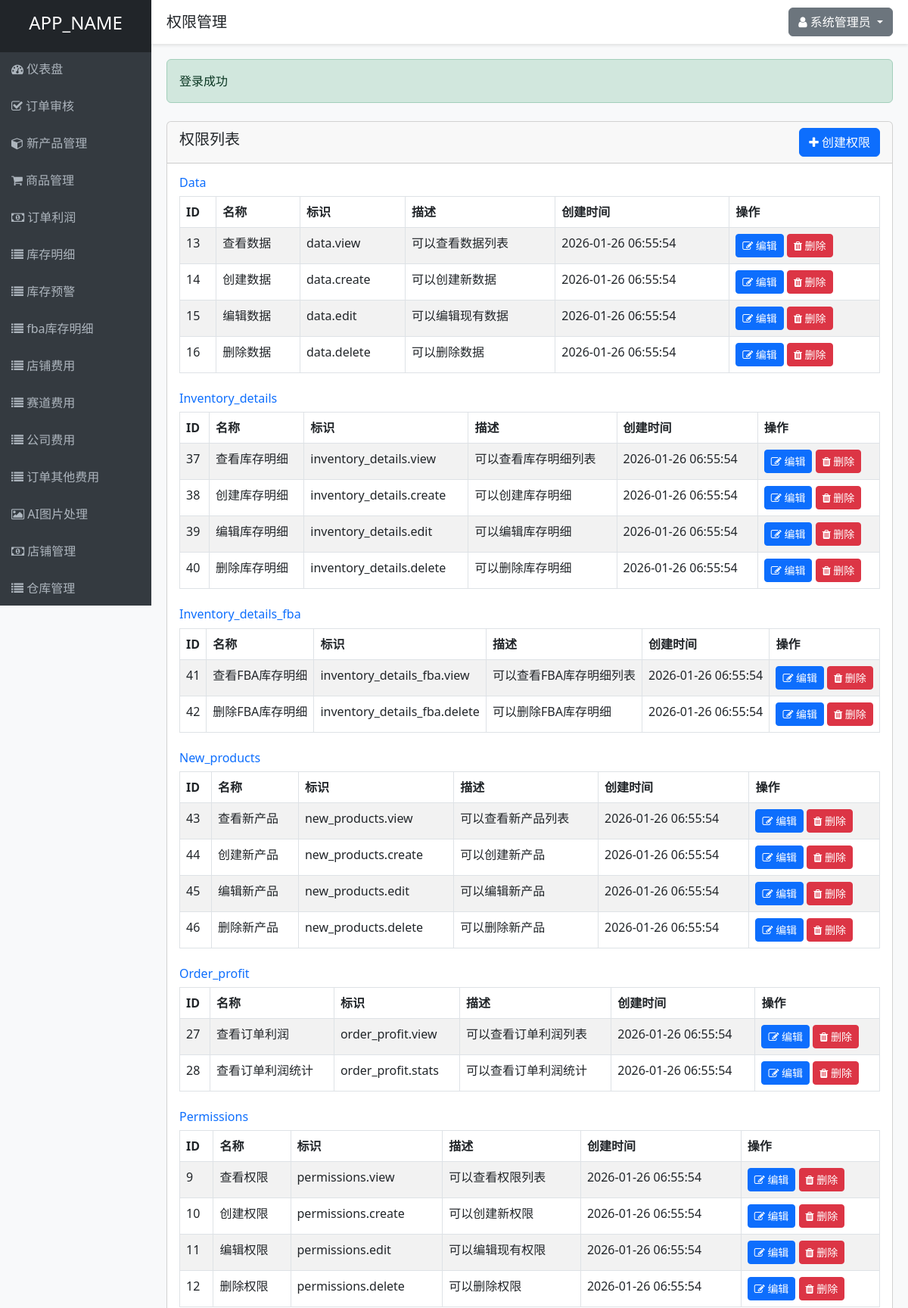
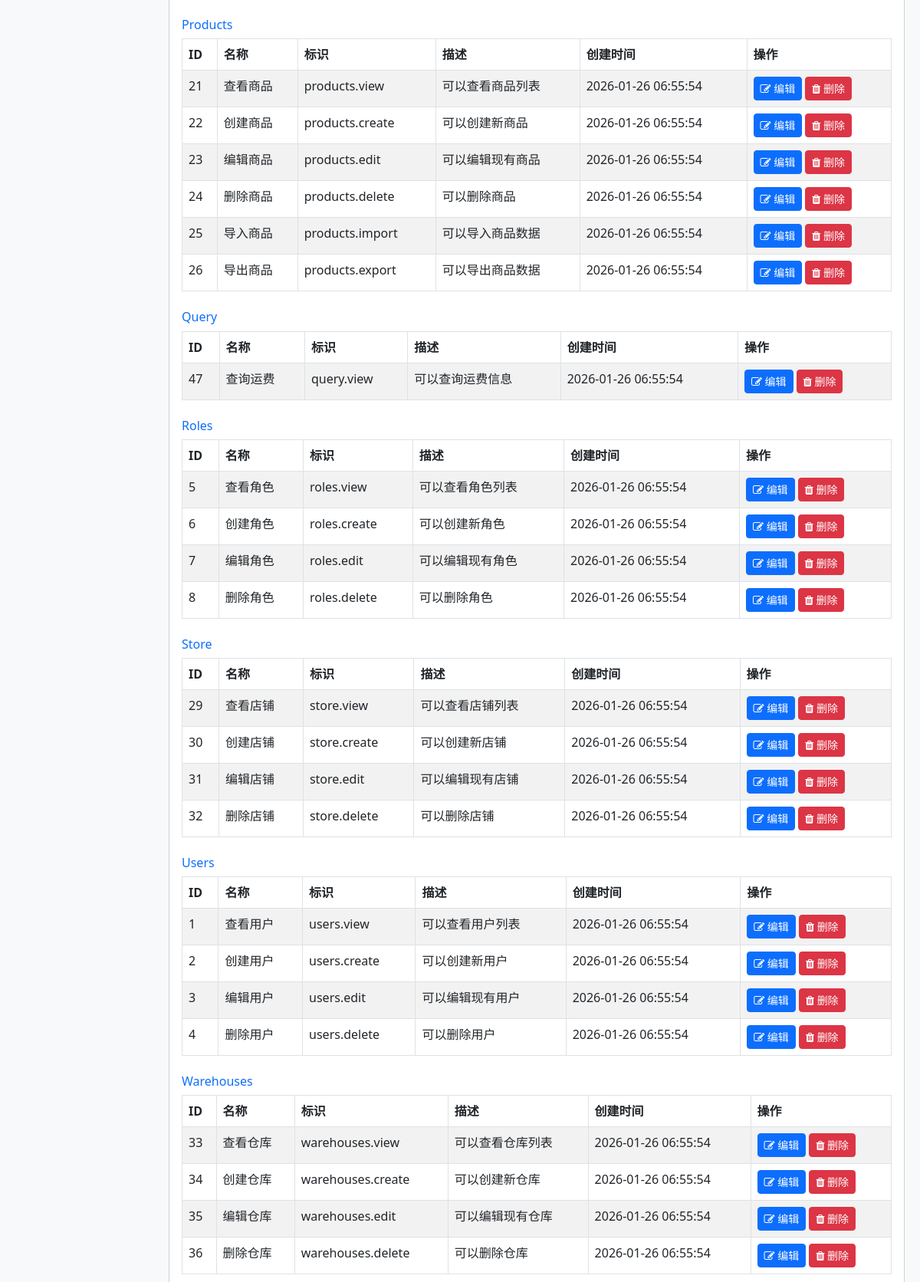
Page /permissions.php (signed in, upper part) on the committed database (2 pictures, top to bottom).
### tables this page shows
CREATE TABLE IF NOT EXISTS permissions (
    id INT AUTO_INCREMENT PRIMARY KEY,
    name VARCHAR(50) NOT NULL UNIQUE,
    slug VARCHAR(50) NOT NULL UNIQUE,
    description TEXT,
    module VARCHAR(50) NOT NULL,
    created_at TIMESTAMP DEFAULT CURRENT_TIMESTAMP,
    updated_at TIMESTAMP DEFAULT CURRENT_TIMESTAMP ON UPDATE CURRENT_TIMESTAMP
);

### controllers/PermissionController.php (called while the page is built, shortened)
<?php
require_once ADMIN_PANEL_DIR . '/models/Permission.php';
require_once ADMIN_PANEL_DIR . '/helpers/functions.php';
class PermissionController {
    private $permissionModel;
    public function __construct() {
        $this->permissionModel = new Permission();
    }
    public function index() {
        $permissions = $this->permissionModel->getAllByModule();
        include VIEWS_DIR . '/layouts/header.php';
        include VIEWS_DIR . '/permissions/index.php';
        include VIEWS_DIR . '/layouts/footer.php';
    }
}
?>

### helpers/functions.php (called while the page is built, shortened)
<?php
function isLoggedIn() {
    return isset($_SESSION['user_id']);
}
function getCurrentUserId() {
    return $_SESSION['user_id'] ?? null;
}
function hasPermission($permissionSlug) {
    require_once ADMIN_PANEL_DIR . '/models/Permission.php';
    $permissionModel = new Permission();
    return $permissionModel->checkUserPermission(getCurrentUserId(), $permissionSlug);
}
?>

### includes/database.php (called while the page is built, shortened)
<?php
class Database {
    private static $instance = null;
    private $conn;
    private function __construct() {
        try {
            $this->conn = new PDO(
                "mysql:host=" . DB_HOST . ";dbname=" . DB_NAME . ";charset=utf8",
                DB_USER,
                DB_PASS,
                [
                    PDO::ATTR_ERRMODE => PDO::ERRMODE_EXCEPTION,
                    PDO::ATTR_DEFAULT_FETCH_MODE => PDO::FETCH_ASSOC,
                    PDO::ATTR_EMULATE_PREPARES => false
                ]
            );
        } catch(PDOException $e) {
            die("数据库连接失败: " . $e->getMessage());
        }
    }
    public static function getInstance() {
        if(self::$instance === null) {
            self::$instance = new Database();
        }
        return self::$instance;
    }
    public function query($sql, $params = []) {
        $stmt = $this->conn->prepare($sql);
        $stmt->execute($params);
        return $stmt;
    }
}
?>

### models/Permission.php (called while the page is built, shortened)
<?php
require_once ADMIN_PANEL_DIR . '/includes/database.php';
class Permission {
    private $db;
    public function __construct() {
        $this->db = Database::getInstance();
    }
    public function getAll() {
        $sql = "SELECT * FROM permissions ORDER BY module, id";
        $stmt = $this->db->query($sql);
        return $stmt->fetchAll();
    }
    public function getAllByModule() {
        $permissions = $this->getAll();
        $grouped = [];
        foreach ($permissions as $permission) {
            $module = $permission['module'];
            if (!isset($grouped[$module])) {
                $grouped[$module] = [];
            }
            $grouped[$module][] = $permission;
        }
        return $grouped;
    }
    public function checkUserPermission($userId, $permissionSlug) {
        $sql = "SELECT COUNT(*) as count FROM permissions p
                JOIN role_permissions rp ON p.id = rp.permission_id
                JOIN user_roles ur ON rp.role_id = ur.role_id
                WHERE ur.user_id = ? AND p.slug = ?";
        $stmt = $this->db->query($sql, [$userId, $permissionSlug]);
        $result = $stmt->fetch();
        return $result['count'] > 0;
    }
}
?>

### views/permissions/index.php (the view)
<div class="row mt-4">
    <div class="col-md-12">
        <div class="card">
            <div class="card-header d-flex justify-content-between align-items-center">
                <h5>权限列表</h5>
                <?php if (hasPermission('permissions.create')): ?>
                    <a href="<?php echo ADMIN_PANEL_URL; ?>/permissions.php?action=create" class="btn btn-primary">
                        <i class="fa fa-plus"></i> 创建权限
                    </a>
                <?php endif; ?>
            </div>
            <div class="card-body">
                <?php foreach ($permissions as $module => $modulePermissions): ?>
                    <div class="mb-4">
                        <h6 class="text-primary"><?php echo ucfirst($module); ?></h6>
                        <table class="table table-bordered table-striped">
                            <thead>
                                <tr>
                                    <th>ID</th>
                                    <th>名称</th>
                                    <th>标识</th>
                                    <th>描述</th>
                                    <th>创建时间</th>
                                    <th>操作</th>
                                </tr>
                            </thead>
                            <tbody>
                                <?php foreach ($modulePermissions as $permission): ?>
                                    <tr>
                                        <td><?php echo $permission['id']; ?></td>
                                        <td><?php echo $permission['name']; ?></td>
                                        <td><?php echo $permission['slug']; ?></td>
                                        <td><?php echo $permission['description']; ?></td>
                                        <td><?php echo $permission['created_at']; ?></td>
                                        <td>
                                            <?php if (hasPermission('permissions.edit')): ?>
                                                <a href="<?php echo ADMIN_PANEL_URL; ?>/permissions.php?action=edit&id=<?php echo $permission['id']; ?>" class="btn btn-sm btn-primary">
                                                    <i class="fa fa-edit"></i> 编辑
                                                </a>
                                            <?php endif; ?>
                                            <?php if (hasPermission('permissions.delete')): ?>
                                                <a href="<?php echo ADMIN_PANEL_URL; ?>/permissions.php?action=delete&id=<?php echo $permission['id']; ?>" class="btn btn-sm btn-danger" onclick="return confirm('确定要删除这个权限吗？');">
                                                    <i class="fa fa-trash"></i> 删除
                                                </a>
                                            <?php endif; ?>
                                        </td>
                                    </tr>
                                <?php endforeach; ?>
                            </tbody>
                        </table>
                    </div>
                <?php endforeach; ?>
            </div>
        </div>
    </div>
</div>

### views/layouts/header.php (style rules this page uses)
body { background-color: #f8f9fa; }

### rows in the picture
permissions: id "13", name "查看数据", slug "data.view", description "可以查看数据列表", created_at "2026-01-26 06:55:54"
permissions: id "14", name "创建数据", slug "data.create", description "可以创建新数据", created_at "2026-01-26 06:55:54"
permissions: id "15", name "编辑数据", slug "data.edit", description "可以编辑现有数据", created_at "2026-01-26 06:55:54"
permissions: id "16", name "删除数据", slug "data.delete", description "可以删除数据", created_at "2026-01-26 06:55:54"
permissions: id "37", name "查看库存明细", slug "inventory_details.view", description "可以查看库存明细列表", created_at "2026-01-26 06:55:54"
permissions: id "38", name "创建库存明细", slug "inventory_details.create", description "可以创建库存明细", created_at "2026-01-26 06:55:54"
permissions: id "39", name "编辑库存明细", slug "inventory_details.edit", description "可以编辑库存明细", created_at "2026-01-26 06:55:54"
permissions: id "40", name "删除库存明细", slug "inventory_details.delete", description "可以删除库存明细", created_at "2026-01-26 06:55:54"
permissions: id "41", name "查看FBA库存明细", slug "inventory_details_fba.view", description "可以查看FBA库存明细列表", created_at "2026-01-26 06:55:54"
permissions: id "42", name "删除FBA库存明细", slug "inventory_details_fba.delete", description "可以删除FBA库存明细", created_at "2026-01-26 06:55:54"
permissions: id "43", name "查看新产品", slug "new_products.view", description "可以查看新产品列表", created_at "2026-01-26 06:55:54"
permissions: id "44", name "创建新产品", slug "new_products.create", description "可以创建新产品", created_at "2026-01-26 06:55:54"
permissions: id "45", name "编辑新产品", slug "new_products.edit", description "可以编辑新产品", created_at "2026-01-26 06:55:54"
permissions: id "46", name "删除新产品", slug "new_products.delete", description "可以删除新产品", created_at "2026-01-26 06:55:54"
permissions: id "27", name "查看订单利润", slug "order_profit.view", description "可以查看订单利润列表", created_at "2026-01-26 06:55:54"
permissions: id "28", name "查看订单利润统计", slug "order_profit.stats", description "可以查看订单利润统计", created_at "2026-01-26 06:55:54"
permissions: id "9", name "查看权限", slug "permissions.view", description "可以查看权限列表", created_at "2026-01-26 06:55:54"
permissions: id "10", name "创建权限", slug "permissions.create", description "可以创建新权限", created_at "2026-01-26 06:55:54"
permissions: id "11", name "编辑权限", slug "permissions.edit", description "可以编辑现有权限", created_at "2026-01-26 06:55:54"
permissions: id "12", name "删除权限", slug "permissions.delete", description "可以删除权限", created_at "2026-01-26 06:55:54"
permissions: id "21", name "查看商品", slug "products.view", description "可以查看商品列表", created_at "2026-01-26 06:55:54"
permissions: id "22", name "创建商品", slug "products.create", description "可以创建新商品", created_at "2026-01-26 06:55:54"
permissions: id "23", name "编辑商品", slug "products.edit", description "可以编辑现有商品", created_at "2026-01-26 06:55:54"
permissions: id "24", name "删除商品", slug "products.delete", description "可以删除商品", created_at "2026-01-26 06:55:54"
permissions: id "25", name "导入商品", slug "products.import", description "可以导入商品数据", created_at "2026-01-26 06:55:54"
permissions: id "26", name "导出商品", slug "products.export", description "可以导出商品数据", created_at "2026-01-26 06:55:54"
permissions: id "47", name "查询运费", slug "query.view", description "可以查询运费信息", created_at "2026-01-26 06:55:54"
permissions: id "5", name "查看角色", slug "roles.view", description "可以查看角色列表", created_at "2026-01-26 06:55:54"
permissions: id "6", name "创建角色", slug "roles.create", description "可以创建新角色", created_at "2026-01-26 06:55:54"
permissions: id "7", name "编辑角色", slug "roles.edit", description "可以编辑现有角色", created_at "2026-01-26 06:55:54"
permissions: id "8", name "删除角色", slug "roles.delete", description "可以删除角色", created_at "2026-01-26 06:55:54"
permissions: id "29", name "查看店铺", slug "store.view", description "可以查看店铺列表", created_at "2026-01-26 06:55:54"
permissions: id "30", name "创建店铺", slug "store.create", description "可以创建新店铺", created_at "2026-01-26 06:55:54"
permissions: id "31", name "编辑店铺", slug "store.edit", description "可以编辑现有店铺", created_at "2026-01-26 06:55:54"
permissions: id "32", name "删除店铺", slug "store.delete", description "可以删除店铺", created_at "2026-01-26 06:55:54"
permissions: id "1", name "查看用户", slug "users.view", description "可以查看用户列表", created_at "2026-01-26 06:55:54"
permissions: id "2", name "创建用户", slug "users.create", description "可以创建新用户", created_at "2026-01-26 06:55:54"
permissions: id "3", name "编辑用户", slug "users.edit", description "可以编辑现有用户", created_at "2026-01-26 06:55:54"
permissions: id "4", name "删除用户", slug "users.delete", description "可以删除用户", created_at "2026-01-26 06:55:54"
permissions: id "33", name "查看仓库", slug "warehouses.view", description "可以查看仓库列表", created_at "2026-01-26 06:55:54"
permissions: id "34", name "创建仓库", slug "warehouses.create", description "可以创建新仓库", created_at "2026-01-26 06:55:54"
permissions: id "35", name "编辑仓库", slug "warehouses.edit", description "可以编辑现有仓库", created_at "2026-01-26 06:55:54"
permissions: id "36", name "删除仓库", slug "warehouses.delete", description "可以删除仓库", created_at "2026-01-26 06:55:54"

### other values in the picture
APP_NAME "APP_NAME"
$title "权限管理"
$_SESSION['full_name'] "系统管理员"
$success "登录成功"
$module "Data"
$module "Inventory_details"
$module "Inventory_details_fba"
$module "New_products"
$module "Order_profit"
$module "Permissions"
$module "Products"
$module "Query"
$module "Roles"
$module "Store"
$module "Users"
